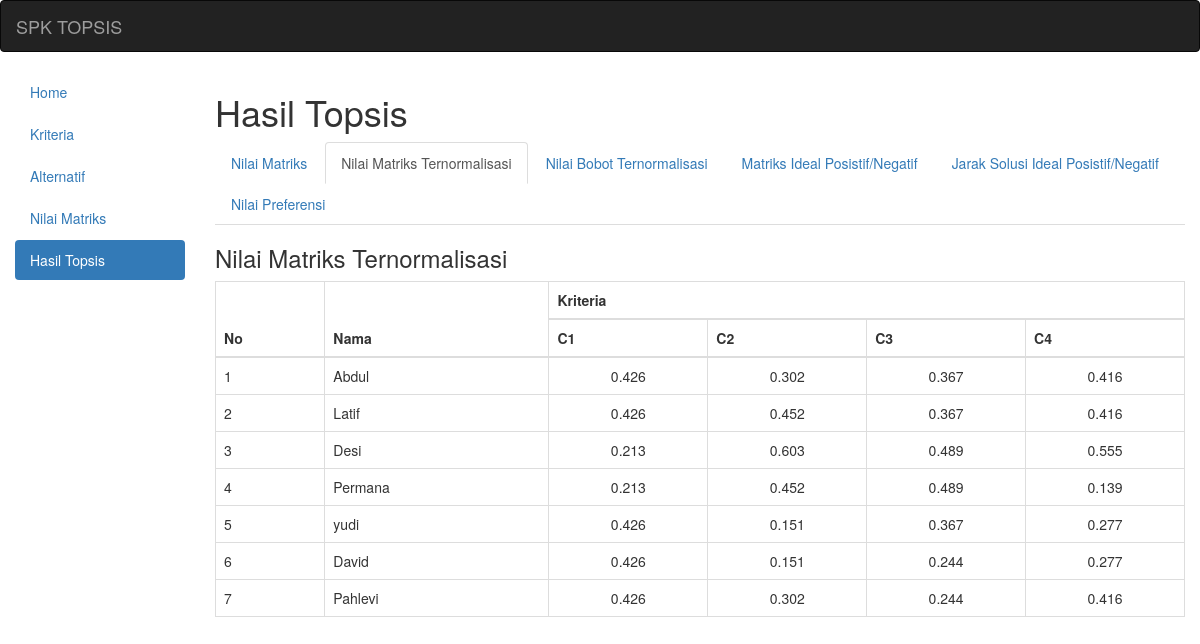
Screenshot of /index.php?a=hasiltopsis&k=nilai_matriks_normalisasi with the database file from the repository.
### tables this page shows
CREATE TABLE `alternatif` (
  `id_alternatif` varchar(5) NOT NULL,
  `nm_alternatif` varchar(35) NOT NULL
);

CREATE TABLE `nilai_matrik` (
  `id_matrik` int(7) NOT NULL,
  `id_alternatif` varchar(7) NOT NULL,
  `id_kriteria` varchar(7) NOT NULL,
  `nilai` double NOT NULL
);

### nilai_matriks_normalisasi.php (the view)
<?php
include ("konfig/koneksi.php");
$s=mysqli_query($k21,"select * from kriteria");
$h=mysqli_num_rows($s);
?>
<div class="box-header">
    <h3 class="box-title " >Nilai Matriks Ternormalisasi</h3>
</div>
<table class="table table-bordered table-responsive">
<thead>
<tr>
<th rowspan="2">No</th>
<th rowspan="2">Nama</th>
<th colspan="<?php echo $h; ?>">Kriteria</th>
</tr>
<tr>
<?php
for($n=1;$n<=$h;$n++){
	echo"<th>C{$n}</th>";
}
?>
</tr>
</thead>
<tbody>
<?php
$i=0;
$a=mysqli_query($k21,"select * from alternatif order by id_alternatif asc");
while($da=mysqli_fetch_assoc($a)){
	echo "<tr>
		<td>".(++$i)."</td>
		<td>$da[nm_alternatif]</td>";
		$idalt=$da['id_alternatif'];
			$n=mysqli_query($k21,"select * from nilai_matrik where id_alternatif='$idalt' order by id_matrik asc" );
		while($dn=mysqli_fetch_assoc($n)){
			$idk=$dn['id_kriteria'];
			$nilai_kuadrat=0;
			$k=mysqli_query($k21,"select * from nilai_matrik where id_kriteria='$idk' ");
			while($dkuadrat=mysqli_fetch_assoc($k)){
				$nilai_kuadrat=$nilai_kuadrat+($dkuadrat['nilai']*$dkuadrat['nilai']);
			}
			echo "<td align='center'>".round(($dn['nilai']/sqrt($nilai_kuadrat)),3)."</td>";
		}
		echo "</tr>\n";
}
?>
</tbody>
</table>

### rows the page displays
alternatif: nm_alternatif "Abdul"
nilai_matrik: $dn['nilai']/sqrt($nilai_kuadrat) "0.426"
nilai_matrik: $dn['nilai']/sqrt($nilai_kuadrat) "0.302"
nilai_matrik: $dn['nilai']/sqrt($nilai_kuadrat) "0.367"
nilai_matrik: $dn['nilai']/sqrt($nilai_kuadrat) "0.416"
alternatif: nm_alternatif "Latif"
nilai_matrik: $dn['nilai']/sqrt($nilai_kuadrat) "0.426"
nilai_matrik: $dn['nilai']/sqrt($nilai_kuadrat) "0.452"
nilai_matrik: $dn['nilai']/sqrt($nilai_kuadrat) "0.367"
nilai_matrik: $dn['nilai']/sqrt($nilai_kuadrat) "0.416"
alternatif: nm_alternatif "Desi"
nilai_matrik: $dn['nilai']/sqrt($nilai_kuadrat) "0.213"
nilai_matrik: $dn['nilai']/sqrt($nilai_kuadrat) "0.603"
nilai_matrik: $dn['nilai']/sqrt($nilai_kuadrat) "0.489"
nilai_matrik: $dn['nilai']/sqrt($nilai_kuadrat) "0.555"
alternatif: nm_alternatif "Permana"
nilai_matrik: $dn['nilai']/sqrt($nilai_kuadrat) "0.213"
nilai_matrik: $dn['nilai']/sqrt($nilai_kuadrat) "0.452"
nilai_matrik: $dn['nilai']/sqrt($nilai_kuadrat) "0.489"
nilai_matrik: $dn['nilai']/sqrt($nilai_kuadrat) "0.139"
alternatif: nm_alternatif "yudi"
nilai_matrik: $dn['nilai']/sqrt($nilai_kuadrat) "0.426"
nilai_matrik: $dn['nilai']/sqrt($nilai_kuadrat) "0.151"
nilai_matrik: $dn['nilai']/sqrt($nilai_kuadrat) "0.367"
nilai_matrik: $dn['nilai']/sqrt($nilai_kuadrat) "0.277"
alternatif: nm_alternatif "David"
nilai_matrik: $dn['nilai']/sqrt($nilai_kuadrat) "0.426"
nilai_matrik: $dn['nilai']/sqrt($nilai_kuadrat) "0.151"
nilai_matrik: $dn['nilai']/sqrt($nilai_kuadrat) "0.244"
nilai_matrik: $dn['nilai']/sqrt($nilai_kuadrat) "0.277"
alternatif: nm_alternatif "Pahlevi"
nilai_matrik: $dn['nilai']/sqrt($nilai_kuadrat) "0.426"
nilai_matrik: $dn['nilai']/sqrt($nilai_kuadrat) "0.302"
nilai_matrik: $dn['nilai']/sqrt($nilai_kuadrat) "0.244"
nilai_matrik: $dn['nilai']/sqrt($nilai_kuadrat) "0.416"
